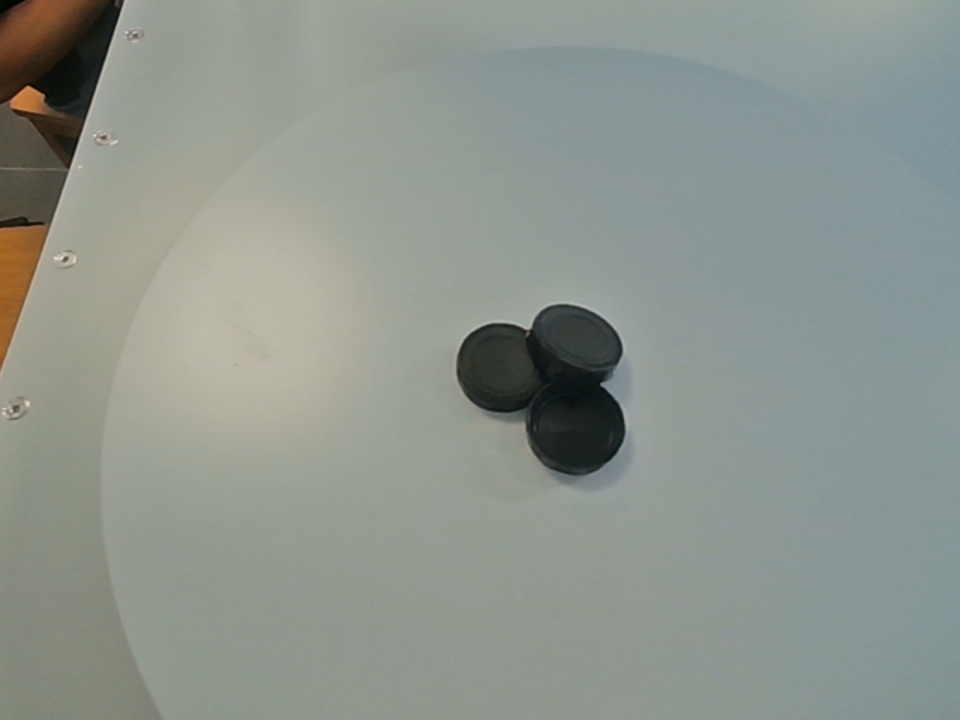
#> input picture image-process-code/image/source/14_27_40.png, 1920 x 1440 px (shown at 1/2 size)
$ python edge_detection.py
#> lines starting #> are read from the running program, lines starting #| are printed output that depends on the picture; after the words box and inside, x2 and y2 are one past the last pixel; in counts of white or black regions, pixels touching at a corner belong together
import cv2
import numpy as np
import matplotlib.pyplot as plt

# img_path = 'image/source/14_24_20.png'
# img_path = 'image/source/14_25_26.png'
img_path = 'image/source/14_27_40.png'
original_img = cv2.imread(img_path)
#> original_img is the input picture: shape (1440, 1920, 3); mean B, G, R 141.9, 149, 142.1
img = cv2.resize(original_img, None, fx=0.8, fy=0.8,
                 interpolation=cv2.INTER_CUBIC)

# 去噪
img = cv2.GaussianBlur(img, (3, 3), 0)
# 边缘提取
edges = cv2.Canny(img, 50, 150, apertureSize=3)
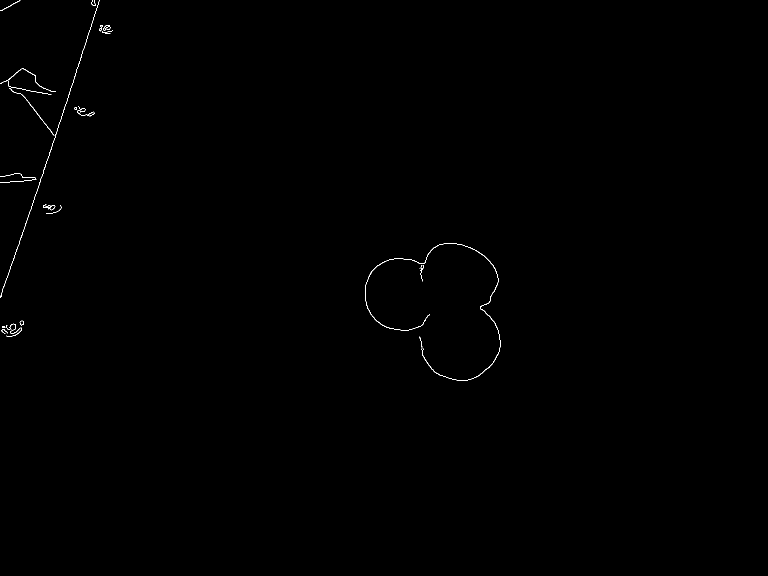
#> edges: shape (1152, 1536) (shown at 1/2 size); 0.18% white in thin lines or dots, all inside (x1, y1, x2, y2) = (0, 0, 1001, 761)

# [29 lines of commented-out code are left out]

plt.suptitle('Image Edge Detection')
# 显示变换前后的变化
plt.subplot(1, 2, 1)
plt.imshow(cv2.cvtColor(img, cv2.COLOR_BGR2RGB))
plt.title('Original')

plt.subplot(1, 2, 2)
plt.imshow(edges, cmap='gray')
plt.title('Edge')

plt.tight_layout()
plt.show()
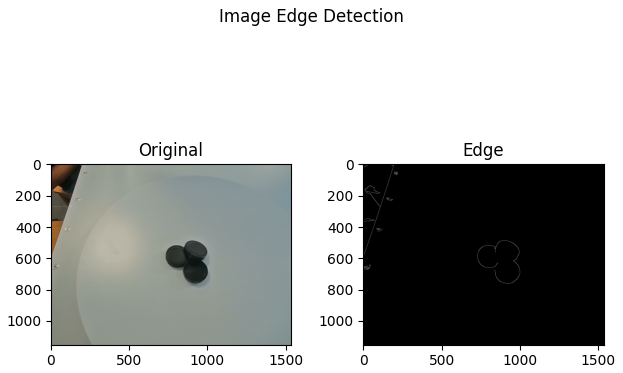
#> figure drawn by matplotlib, 2 panels
